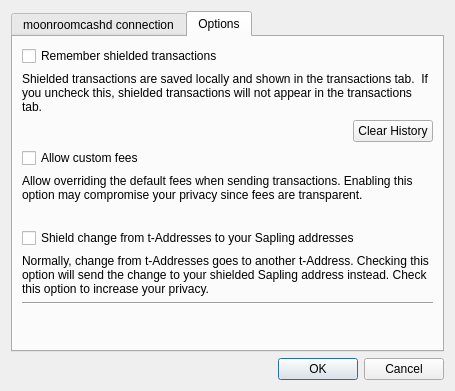
<?xml version="1.0" encoding="UTF-8"?>
<ui version="4.0">
 <class>Settings</class>
 <widget class="QDialog" name="Settings">
  <property name="geometry">
   <rect>
    <x>0</x>
    <y>0</y>
    <width>455</width>
    <height>391</height>
   </rect>
  </property>
  <property name="windowTitle">
   <string>Settings</string>
  </property>
  <property name="modal">
   <bool>true</bool>
  </property>
  <layout class="QVBoxLayout" name="verticalLayout">
   <item>
    <widget class="QTabWidget" name="tabWidget">
     <property name="currentIndex">
      <number>1</number>
     </property>
     <widget class="QWidget" name="tab">
      <attribute name="title">
       <string>moonroomcashd connection</string>
      </attribute>
      <layout class="QVBoxLayout" name="verticalLayout_3">
       <item>
        <widget class="QLabel" name="confMsg">
         <property name="text">
          <string>&lt;html&gt;&lt;head/&gt;&lt;body&gt;&lt;p&gt;&lt;br/&gt;&lt;/p&gt;&lt;/body&gt;&lt;/html&gt;</string>
         </property>
         <property name="textInteractionFlags">
          <set>Qt::LinksAccessibleByMouse|Qt::TextSelectableByMouse</set>
         </property>
        </widget>
       </item>
       <item>
        <widget class="Line" name="line">
         <property name="orientation">
          <enum>Qt::Horizontal</enum>
         </property>
        </widget>
       </item>
       <item>
        <widget class="QLabel" name="label">
         <property name="minimumSize">
          <size>
           <width>60</width>
           <height>0</height>
          </size>
         </property>
         <property name="text">
          <string>Host</string>
         </property>
        </widget>
       </item>
       <item>
        <widget class="QLineEdit" name="hostname">
         <property name="placeholderText">
          <string/>
         </property>
        </widget>
       </item>
       <item>
        <widget class="QLabel" name="label_2">
         <property name="minimumSize">
          <size>
           <width>60</width>
           <height>0</height>
          </size>
         </property>
         <property name="text">
          <string>Port</string>
         </property>
        </widget>
       </item>
       <item>
        <widget class="QLineEdit" name="port">
         <property name="placeholderText">
          <string/>
         </property>
        </widget>
       </item>
       <item>
        <widget class="QLabel" name="label_3">
         <property name="minimumSize">
          <size>
           <width>60</width>
           <height>0</height>
          </size>
         </property>
         <property name="text">
          <string>RPC Username</string>
         </property>
        </widget>
       </item>
       <item>
        <widget class="QLineEdit" name="rpcuser"/>
       </item>
       <item>
        <widget class="QLabel" name="label_4">
         <property name="minimumSize">
          <size>
           <width>60</width>
           <height>0</height>
          </size>
         </property>
         <property name="text">
          <string>RPC Password</string>
         </property>
        </widget>
       </item>
       <item>
        <widget class="QLineEdit" name="rpcpassword"/>
       </item>
       <item>
        <layout class="QVBoxLayout" name="verticalLayout_2"/>
       </item>
       <item>
        <spacer name="verticalSpacer">
         <property name="orientation">
          <enum>Qt::Vertical</enum>
         </property>
         <property name="sizeHint" stdset="0">
          <size>
           <width>20</width>
           <height>40</height>
          </size>
         </property>
        </spacer>
       </item>
      </layout>
     </widget>
     <widget class="QWidget" name="tab_2">
      <attribute name="title">
       <string>Options</string>
      </attribute>
      <layout class="QGridLayout" name="gridLayout">
       <item row="1" column="0" colspan="2">
        <widget class="QLabel" name="label_5">
         <property name="text">
          <string>Shielded transactions are saved locally and shown in the transactions tab.  If you uncheck this, shielded transactions will not appear in the transactions tab.</string>
         </property>
         <property name="wordWrap">
          <bool>true</bool>
         </property>
        </widget>
       </item>
       <item row="2" column="1">
        <widget class="QPushButton" name="btnClearSaved">
         <property name="text">
          <string>Clear History</string>
         </property>
        </widget>
       </item>
       <item row="2" column="0">
        <spacer name="horizontalSpacer">
         <property name="orientation">
          <enum>Qt::Horizontal</enum>
         </property>
         <property name="sizeHint" stdset="0">
          <size>
           <width>40</width>
           <height>20</height>
          </size>
         </property>
        </spacer>
       </item>
       <item row="0" column="0" colspan="2">
        <widget class="QCheckBox" name="chkSaveTxs">
         <property name="text">
          <string>Remember shielded transactions</string>
         </property>
        </widget>
       </item>
       <item row="8" column="0" colspan="2">
        <widget class="Line" name="line_2">
         <property name="orientation">
          <enum>Qt::Horizontal</enum>
         </property>
        </widget>
       </item>
       <item row="9" column="0" colspan="2">
        <spacer name="verticalSpacer_2">
         <property name="orientation">
          <enum>Qt::Vertical</enum>
         </property>
         <property name="sizeHint" stdset="0">
          <size>
           <width>20</width>
           <height>40</height>
          </size>
         </property>
        </spacer>
       </item>
       <item row="3" column="0">
        <widget class="QCheckBox" name="chkCustomFees">
         <property name="text">
          <string>Allow custom fees</string>
         </property>
        </widget>
       </item>
       <item row="4" column="0" colspan="2">
        <widget class="QLabel" name="label_6">
         <property name="text">
          <string>Allow overriding the default fees when sending transactions. Enabling this option may compromise your privacy since fees are transparent. </string>
         </property>
         <property name="wordWrap">
          <bool>true</bool>
         </property>
        </widget>
       </item>
       <item row="7" column="0" colspan="2">
        <widget class="QLabel" name="label_7">
         <property name="text">
          <string>Normally, change from t-Addresses goes to another t-Address. Checking this option will send the change to your shielded Sapling address instead. Check this option to increase your privacy.</string>
         </property>
         <property name="wordWrap">
          <bool>true</bool>
         </property>
        </widget>
       </item>
       <item row="6" column="0" colspan="2">
        <widget class="QCheckBox" name="chkAutoShield">
         <property name="text">
          <string>Shield change from t-Addresses to your Sapling addresses</string>
         </property>
        </widget>
       </item>
       <item row="5" column="0">
        <widget class="QLabel" name="label_8">
         <property name="text">
          <string/>
         </property>
        </widget>
       </item>
      </layout>
     </widget>
    </widget>
   </item>
   <item>
    <widget class="QDialogButtonBox" name="buttonBox">
     <property name="orientation">
      <enum>Qt::Horizontal</enum>
     </property>
     <property name="standardButtons">
      <set>QDialogButtonBox::Cancel|QDialogButtonBox::Ok</set>
     </property>
    </widget>
   </item>
  </layout>
 </widget>
 <resources/>
 <connections>
  <connection>
   <sender>buttonBox</sender>
   <signal>accepted()</signal>
   <receiver>Settings</receiver>
   <slot>accept()</slot>
   <hints>
    <hint type="sourcelabel">
     <x>248</x>
     <y>254</y>
    </hint>
    <hint type="destinationlabel">
     <x>157</x>
     <y>274</y>
    </hint>
   </hints>
  </connection>
  <connection>
   <sender>buttonBox</sender>
   <signal>rejected()</signal>
   <receiver>Settings</receiver>
   <slot>reject()</slot>
   <hints>
    <hint type="sourcelabel">
     <x>316</x>
     <y>260</y>
    </hint>
    <hint type="destinationlabel">
     <x>286</x>
     <y>274</y>
    </hint>
   </hints>
  </connection>
 </connections>
</ui>
